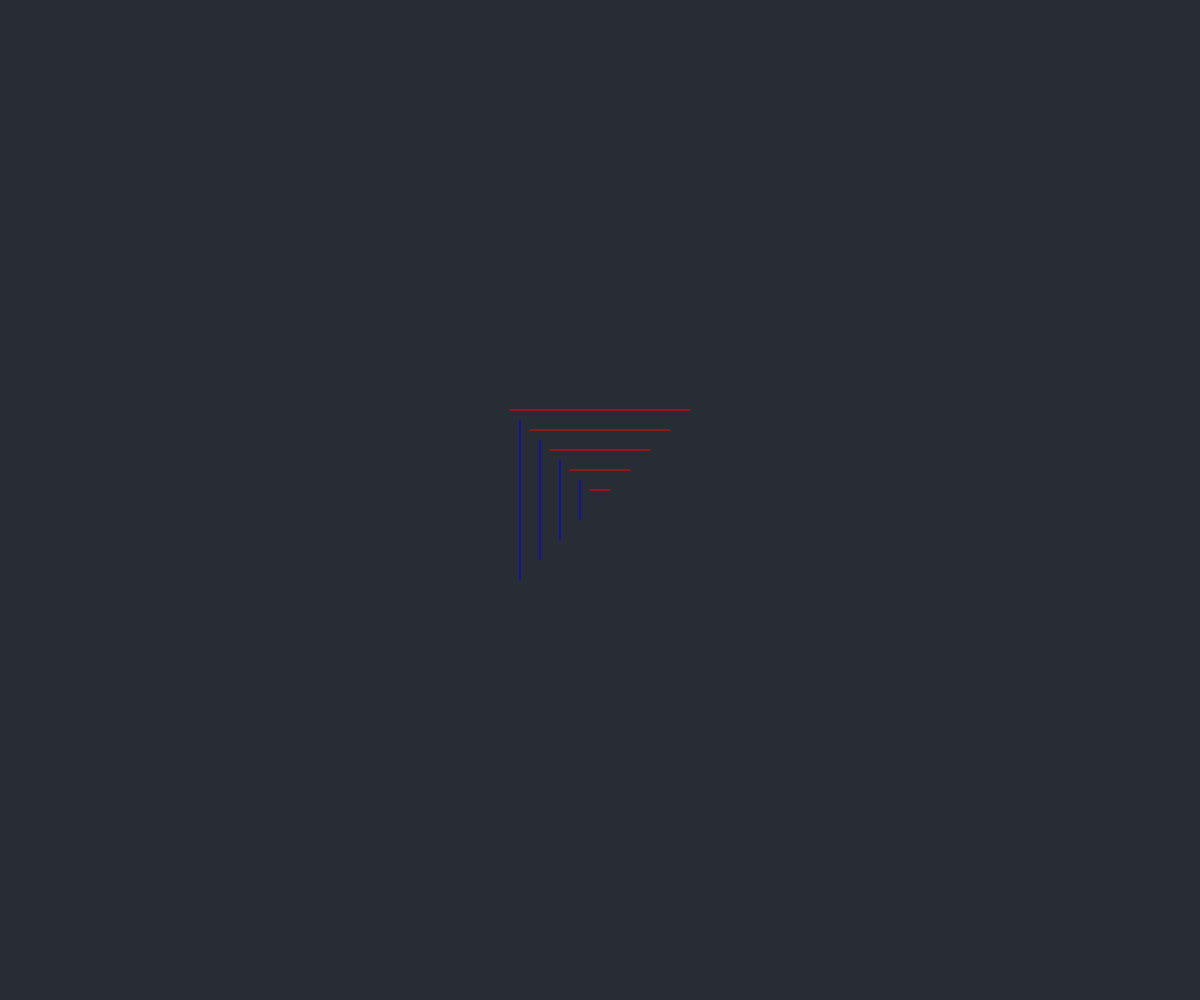
Frame 1 (no input)
Frame 60 (no input): identical to frame 1, image omitted
Frame 120 (the mouse pressed at the canvas centre since frame 60): identical to frame 1, image omitted

The p5.js sketch that drew this single still picture (run headless with seeded random() and noise() and a simulated clock; from frame 60 on, the mouse is pressed at the canvas centre):

// p5.js sketch
// ── sketch.js
const BLUE = '#0000ff';
const RED = '#ff0000';

function setup() {
  const c = createCanvas(windowWidth, windowHeight);
  background(40, 44, 52);

  for (let i = 0; i < 10; i++) {
    aLine = new linePair(i, i * 20);
    aLine.display();
  }
}

function linePair(iteration, length) {
  let CENTER = [window.innerWidth / 2, window.innerHeight / 2];

  this.display = function() {
    if (iteration % 2 === 0) {
      let xStart = CENTER[0] - (length / 2);
      let xEnd = xStart;
      let yStart = CENTER[1] - (length / 2);
      let yEnd = CENTER[1] + (length / 2);
      console.log('!!! even', xStart, xEnd, yStart, yEnd);
      stroke(BLUE);
      line(xStart, yStart, xEnd, yEnd);
      // }
    } else {
      let xStart = CENTER[0] - (length / 2);
      let xEnd = CENTER[0] + (length / 2);
      let yStart = CENTER[1] - (length / 2);
      let yEnd = yStart;
      console.log('!!! odd', xStart, xEnd, yStart, yEnd);
      stroke(RED);
      line(xStart, yStart, xEnd, yEnd);
    }
  }
}

function draw() {
  // put drawing code here
}
